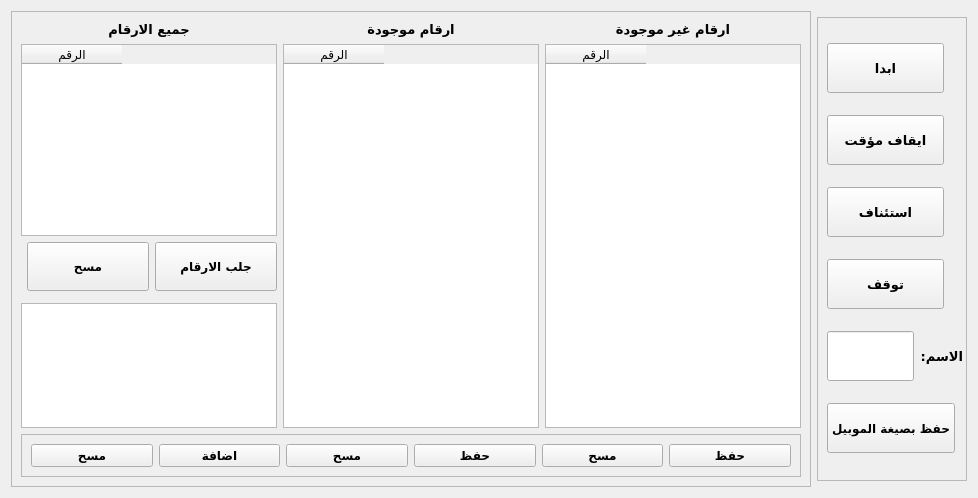
         <widget class="QWidget" name="tab_2">
          <attribute name="title">
           <string>فحص الارقام</string>
          </attribute>
          <layout class="QGridLayout" name="gridLayout_9">
           <item row="0" column="0" rowspan="3">
            <widget class="QFrame" name="frame_8">
             <property name="frameShape">
              <enum>QFrame::StyledPanel</enum>
             </property>
             <property name="frameShadow">
              <enum>QFrame::Raised</enum>
             </property>
             <layout class="QGridLayout" name="gridLayout_6">
              <item row="1" column="3" rowspan="6" colspan="2">
               <widget class="QTableWidget" name="tableWidget_8">
                <property name="sizePolicy">
                 <sizepolicy hsizetype="Expanding" vsizetype="Expanding">
                  <horstretch>0</horstretch>
                  <verstretch>0</verstretch>
                 </sizepolicy>
                </property>
                <property name="layoutDirection">
                 <enum>Qt::LeftToRight</enum>
                </property>
                <property name="autoFillBackground">
                 <bool>false</bool>
                </property>
                <property name="styleSheet">
                 <string notr="true"/>
                </property>
                <property name="textElideMode">
                 <enum>Qt::ElideRight</enum>
                </property>
                <property name="sortingEnabled">
                 <bool>false</bool>
                </property>
                <attribute name="horizontalHeaderStretchLastSection">
                 <bool>false</bool>
                </attribute>
                <attribute name="verticalHeaderCascadingSectionResizes">
                 <bool>false</bool>
                </attribute>
                <column>
                 <property name="text">
                  <string>الرقم</string>
                 </property>
                </column>
               </widget>
              </item>
              <item row="4" column="1">
               <widget class="QPushButton" name="pushButton_14">
                <property name="sizePolicy">
                 <sizepolicy hsizetype="Expanding" vsizetype="Expanding">
                  <horstretch>0</horstretch>
                  <verstretch>0</verstretch>
                 </sizepolicy>
                </property>
                <property name="maximumSize">
                 <size>
                  <width>16777215</width>
                  <height>50</height>
                 </size>
                </property>
                <property name="font">
                 <font>
                  <family>Almarai</family>
                  <pointsize>9</pointsize>
                  <weight>75</weight>
                  <bold>true</bold>
                 </font>
                </property>
                <property name="cursor">
                 <cursorShape>PointingHandCursor</cursorShape>
                </property>
                <property name="text">
                 <string>مسح</string>
                </property>
                <property name="iconSize">
                 <size>
                  <width>200</width>
                  <height>50</height>
                 </size>
                </property>
               </widget>
              </item>
              <item row="6" column="0" colspan="3">
               <widget class="QTextEdit" name="textEdit_3">
                <property name="sizePolicy">
                 <sizepolicy hsizetype="Expanding" vsizetype="Expanding">
                  <horstretch>0</horstretch>
                  <verstretch>0</verstretch>
                 </sizepolicy>
                </property>
                <property name="minimumSize">
                 <size>
                  <width>0</width>
                  <height>0</height>
                 </size>
                </property>
                <property name="maximumSize">
                 <size>
                  <width>16777215</width>
                  <height>125</height>
                 </size>
                </property>
                <property name="font">
                 <font>
                  <pointsize>11</pointsize>
                 </font>
                </property>
               </widget>
              </item>
              <item row="4" column="2">
               <widget class="QPushButton" name="pushButton_9">
                <property name="sizePolicy">
                 <sizepolicy hsizetype="Expanding" vsizetype="Expanding">
                  <horstretch>0</horstretch>
                  <verstretch>0</verstretch>
                 </sizepolicy>
                </property>
                <property name="maximumSize">
                 <size>
                  <width>16777215</width>
                  <height>50</height>
                 </size>
                </property>
                <property name="font">
                 <font>
                  <family>Almarai</family>
                  <pointsize>9</pointsize>
                  <weight>75</weight>
                  <bold>true</bold>
                 </font>
                </property>
                <property name="cursor">
                 <cursorShape>PointingHandCursor</cursorShape>
                </property>
                <property name="text">
                 <string>جلب الارقام</string>
                </property>
                <property name="iconSize">
                 <size>
                  <width>200</width>
                  <height>50</height>
                 </size>
                </property>
               </widget>
              </item>
              <item row="0" column="5" colspan="2">
               <widget class="QLabel" name="label_10">
                <property name="sizePolicy">
                 <sizepolicy hsizetype="Expanding" vsizetype="Expanding">
                  <horstretch>0</horstretch>
                  <verstretch>0</verstretch>
                 </sizepolicy>
                </property>
                <property name="maximumSize">
                 <size>
                  <width>16777215</width>
                  <height>30</height>
                 </size>
                </property>
                <property name="font">
                 <font>
                  <family>Almarai</family>
                  <pointsize>10</pointsize>
                  <weight>75</weight>
                  <bold>true</bold>
                 </font>
                </property>
                <property name="layoutDirection">
                 <enum>Qt::LeftToRight</enum>
                </property>
                <property name="text">
                 <string>ارقام غير موجودة</string>
                </property>
                <property name="alignment">
                 <set>Qt::AlignCenter</set>
                </property>
               </widget>
              </item>
              <item row="0" column="3" colspan="2">
               <widget class="QLabel" name="label_9">
                <property name="sizePolicy">
                 <sizepolicy hsizetype="Expanding" vsizetype="Expanding">
                  <horstretch>0</horstretch>
                  <verstretch>0</verstretch>
                 </sizepolicy>
                </property>
                <property name="maximumSize">
                 <size>
                  <width>16777215</width>
                  <height>30</height>
                 </size>
                </property>
                <property name="font">
                 <font>
                  <family>Almarai</family>
                  <pointsize>10</pointsize>
                  <weight>75</weight>
                  <bold>true</bold>
                 </font>
                </property>
                <property name="layoutDirection">
                 <enum>Qt::LeftToRight</enum>
                </property>
                <property name="text">
                 <string>ارقام موجودة</string>
                </property>
                <property name="alignment">
                 <set>Qt::AlignCenter</set>
                </property>
               </widget>
              </item>
              <item row="1" column="5" rowspan="6" colspan="2">
               <widget class="QTableWidget" name="tableWidget_9">
                <property name="sizePolicy">
                 <sizepolicy hsizetype="Expanding" vsizetype="Expanding">
                  <horstretch>0</horstretch>
                  <verstretch>0</verstretch>
                 </sizepolicy>
                </property>
                <property name="layoutDirection">
                 <enum>Qt::LeftToRight</enum>
                </property>
                <property name="autoFillBackground">
                 <bool>false</bool>
                </property>
                <property name="textElideMode">
                 <enum>Qt::ElideRight</enum>
                </property>
                <attribute name="horizontalHeaderStretchLastSection">
                 <bool>false</bool>
                </attribute>
                <column>
                 <property name="text">
                  <string>الرقم</string>
                 </property>
                </column>
               </widget>
              </item>
              <item row="0" column="0" colspan="3">
               <widget class="QLabel" name="label_8">
                <property name="sizePolicy">
                 <sizepolicy hsizetype="Expanding" vsizetype="Expanding">
                  <horstretch>0</horstretch>
                  <verstretch>0</verstretch>
                 </sizepolicy>
                </property>
                <property name="maximumSize">
                 <size>
                  <width>16777215</width>
                  <height>30</height>
                 </size>
                </property>
                <property name="font">
                 <font>
                  <family>Almarai</family>
                  <pointsize>10</pointsize>
                  <weight>75</weight>
                  <bold>true</bold>
                 </font>
                </property>
                <property name="layoutDirection">
                 <enum>Qt::LeftToRight</enum>
                </property>
                <property name="text">
                 <string>جميع الارقام</string>
                </property>
                <property name="alignment">
                 <set>Qt::AlignCenter</set>
                </property>
               </widget>
              </item>
              <item row="1" column="0" rowspan="3" colspan="3">
               <widget class="QTableWidget" name="tableWidget_2">
                <property name="sizePolicy">
                 <sizepolicy hsizetype="Expanding" vsizetype="Expanding">
                  <horstretch>0</horstretch>
                  <verstretch>0</verstretch>
                 </sizepolicy>
                </property>
                <property name="layoutDirection">
                 <enum>Qt::LeftToRight</enum>
                </property>
                <property name="autoFillBackground">
                 <bool>false</bool>
                </property>
                <property name="textElideMode">
                 <enum>Qt::ElideRight</enum>
                </property>
                <attribute name="horizontalHeaderStretchLastSection">
                 <bool>false</bool>
                </attribute>
                <column>
                 <property name="text">
                  <string>الرقم</string>
                 </property>
                </column>
               </widget>
              </item>
              <item row="7" column="0" colspan="7">
               <widget class="QFrame" name="frame_27">
                <property name="maximumSize">
                 <size>
                  <width>16777215</width>
                  <height>60</height>
                 </size>
                </property>
                <property name="frameShape">
                 <enum>QFrame::StyledPanel</enum>
                </property>
                <property name="frameShadow">
                 <enum>QFrame::Raised</enum>
                </property>
                <layout class="QGridLayout" name="gridLayout_31">
                 <item row="0" column="0">
                  <widget class="QPushButton" name="pushButton_42">
                   <property name="sizePolicy">
                    <sizepolicy hsizetype="Expanding" vsizetype="Expanding">
                     <horstretch>0</horstretch>
                     <verstretch>0</verstretch>
                    </sizepolicy>
                   </property>
                   <property name="maximumSize">
                    <size>
                     <width>16777215</width>
                     <height>50</height>
                    </size>
                   </property>
                   <property name="font">
                    <font>
                     <family>Almarai</family>
                     <pointsize>9</pointsize>
                     <weight>75</weight>
                     <bold>true</bold>
                    </font>
                   </property>
                   <property name="cursor">
                    <cursorShape>PointingHandCursor</cursorShape>
                   </property>
                   <property name="text">
                    <string>مسح</string>
                   </property>
                   <property name="iconSize">
                    <size>
                     <width>200</width>
                     <height>50</height>
                    </size>
                   </property>
                  </widget>
                 </item>
                 <item row="0" column="1">
                  <widget class="QPushButton" name="pushButton_43">
                   <property name="sizePolicy">
                    <sizepolicy hsizetype="Expanding" vsizetype="Expanding">
                     <horstretch>0</horstretch>
                     <verstretch>0</verstretch>
                    </sizepolicy>
                   </property>
                   <property name="maximumSize">
                    <size>
                     <width>16777215</width>
                     <height>50</height>
                    </size>
                   </property>
                   <property name="font">
                    <font>
                     <family>Almarai</family>
                     <pointsize>9</pointsize>
                     <weight>75</weight>
                     <bold>true</bold>
                    </font>
                   </property>
                   <property name="cursor">
                    <cursorShape>PointingHandCursor</cursorShape>
                   </property>
                   <property name="text">
                    <string>اضافة</string>
                   </property>
                   <property name="iconSize">
                    <size>
                     <width>200</width>
                     <height>50</height>
                    </size>
                   </property>
                  </widget>
                 </item>
                 <item row="0" column="2">
                  <widget class="QPushButton" name="pushButton_23">
                   <property name="sizePolicy">
                    <sizepolicy hsizetype="Expanding" vsizetype="Expanding">
                     <horstretch>0</horstretch>
                     <verstretch>0</verstretch>
                    </sizepolicy>
                   </property>
                   <property name="maximumSize">
                    <size>
                     <width>16777215</width>
                     <height>50</height>
                    </size>
                   </property>
                   <property name="font">
                    <font>
                     <family>Almarai</family>
                     <pointsize>9</pointsize>
                     <weight>75</weight>
                     <bold>true</bold>
                    </font>
                   </property>
                   <property name="cursor">
                    <cursorShape>PointingHandCursor</cursorShape>
                   </property>
                   <property name="text">
                    <string>مسح</string>
                   </property>
                   <property name="iconSize">
                    <size>
                     <width>200</width>
                     <height>50</height>
                    </size>
                   </property>
                  </widget>
                 </item>
                 <item row="0" column="3">
                  <widget class="QPushButton" name="pushButton_13">
                   <property name="sizePolicy">
                    <sizepolicy hsizetype="Expanding" vsizetype="Expanding">
                     <horstretch>0</horstretch>
                     <verstretch>0</verstretch>
                    </sizepolicy>
                   </property>
                   <property name="maximumSize">
                    <size>
                     <width>16777215</width>
                     <height>50</height>
                    </size>
                   </property>
                   <property name="font">
                    <font>
                     <family>Almarai</family>
                     <pointsize>9</pointsize>
                     <weight>75</weight>
                     <bold>true</bold>
                    </font>
                   </property>
                   <property name="cursor">
                    <cursorShape>PointingHandCursor</cursorShape>
                   </property>
                   <property name="text">
                    <string>حفظ</string>
                   </property>
                   <property name="iconSize">
                    <size>
                     <width>200</width>
                     <height>50</height>
                    </size>
                   </property>
                  </widget>
                 </item>
                 <item row="0" column="4">
                  <widget class="QPushButton" name="pushButton_37">
                   <property name="sizePolicy">
                    <sizepolicy hsizetype="Expanding" vsizetype="Expanding">
                     <horstretch>0</horstretch>
                     <verstretch>0</verstretch>
                    </sizepolicy>
                   </property>
                   <property name="maximumSize">
                    <size>
                     <width>16777215</width>
                     <height>50</height>
                    </size>
                   </property>
                   <property name="font">
                    <font>
                     <family>Almarai</family>
                     <pointsize>9</pointsize>
                     <weight>75</weight>
                     <bold>true</bold>
                    </font>
                   </property>
                   <property name="cursor">
                    <cursorShape>PointingHandCursor</cursorShape>
                   </property>
                   <property name="text">
                    <string>مسح</string>
                   </property>
                   <property name="iconSize">
                    <size>
                     <width>200</width>
                     <height>50</height>
                    </size>
                   </property>
                  </widget>
                 </item>
                 <item row="0" column="5">
                  <widget class="QPushButton" name="pushButton_36">
                   <property name="sizePolicy">
                    <sizepolicy hsizetype="Expanding" vsizetype="Expanding">
                     <horstretch>0</horstretch>
                     <verstretch>0</verstretch>
                    </sizepolicy>
                   </property>
                   <property name="maximumSize">
                    <size>
                     <width>16777215</width>
                     <height>50</height>
                    </size>
                   </property>
                   <property name="font">
                    <font>
                     <family>Almarai</family>
                     <pointsize>9</pointsize>
                     <weight>75</weight>
                     <bold>true</bold>
                    </font>
                   </property>
                   <property name="cursor">
                    <cursorShape>PointingHandCursor</cursorShape>
                   </property>
                   <property name="text">
                    <string>حفظ</string>
                   </property>
                   <property name="iconSize">
                    <size>
                     <width>200</width>
                     <height>50</height>
                    </size>
                   </property>
                  </widget>
                 </item>
                </layout>
               </widget>
              </item>
             </layout>
            </widget>
           </item>
           <item row="1" column="1">
            <widget class="QFrame" name="frame_7">
             <property name="sizePolicy">
              <sizepolicy hsizetype="Expanding" vsizetype="Expanding">
               <horstretch>0</horstretch>
               <verstretch>0</verstretch>
              </sizepolicy>
             </property>
             <property name="maximumSize">
              <size>
               <width>150</width>
               <height>16777215</height>
              </size>
             </property>
             <property name="frameShape">
              <enum>QFrame::StyledPanel</enum>
             </property>
             <property name="frameShadow">
              <enum>QFrame::Raised</enum>
             </property>
             <layout class="QGridLayout" name="gridLayout_7">
              <property name="rightMargin">
               <number>3</number>
              </property>
              <item row="4" column="0">
               <widget class="QLineEdit" name="lineEdit_2">
                <property name="sizePolicy">
                 <sizepolicy hsizetype="Expanding" vsizetype="Expanding">
                  <horstretch>0</horstretch>
                  <verstretch>0</verstretch>
                 </sizepolicy>
                </property>
                <property name="maximumSize">
                 <size>
                  <width>100</width>
                  <height>50</height>
                 </size>
                </property>
                <property name="font">
                 <font>
                  <pointsize>11</pointsize>
                 </font>
                </property>
                <property name="alignment">
                 <set>Qt::AlignCenter</set>
                </property>
               </widget>
              </item>
              <item row="4" column="1">
               <widget class="QLabel" name="label_16">
                <property name="sizePolicy">
                 <sizepolicy hsizetype="Expanding" vsizetype="Expanding">
                  <horstretch>0</horstretch>
                  <verstretch>0</verstretch>
                 </sizepolicy>
                </property>
                <property name="maximumSize">
                 <size>
                  <width>50</width>
                  <height>40</height>
                 </size>
                </property>
                <property name="font">
                 <font>
                  <family>Almarai</family>
                  <pointsize>10</pointsize>
                  <weight>75</weight>
                  <bold>true</bold>
                 </font>
                </property>
                <property name="text">
                 <string>الاسم:</string>
                </property>
               </widget>
              </item>
              <item row="0" column="0" colspan="2">
               <widget class="QPushButton" name="pushButton_7">
                <property name="sizePolicy">
                 <sizepolicy hsizetype="Expanding" vsizetype="Expanding">
                  <horstretch>0</horstretch>
                  <verstretch>0</verstretch>
                 </sizepolicy>
                </property>
                <property name="maximumSize">
                 <size>
                  <width>117</width>
                  <height>50</height>
                 </size>
                </property>
                <property name="font">
                 <font>
                  <family>Almarai</family>
                  <pointsize>10</pointsize>
                  <weight>75</weight>
                  <bold>true</bold>
                 </font>
                </property>
                <property name="cursor">
                 <cursorShape>PointingHandCursor</cursorShape>
                </property>
                <property name="text">
                 <string>ابدا</string>
                </property>
                <property name="iconSize">
                 <size>
                  <width>200</width>
                  <height>50</height>
                 </size>
                </property>
               </widget>
              </item>
              <item row="1" column="0" colspan="2">
               <widget class="QPushButton" name="pushButton_10">
                <property name="sizePolicy">
                 <sizepolicy hsizetype="Expanding" vsizetype="Expanding">
                  <horstretch>0</horstretch>
                  <verstretch>0</verstretch>
                 </sizepolicy>
                </property>
                <property name="maximumSize">
                 <size>
                  <width>117</width>
                  <height>50</height>
                 </size>
                </property>
                <property name="font">
                 <font>
                  <family>Almarai</family>
                  <pointsize>10</pointsize>
                  <weight>75</weight>
                  <bold>true</bold>
                 </font>
                </property>
                <property name="cursor">
                 <cursorShape>PointingHandCursor</cursorShape>
                </property>
                <property name="text">
                 <string>ايقاف مؤقت</string>
                </property>
                <property name="iconSize">
                 <size>
                  <width>200</width>
                  <height>50</height>
                 </size>
                </property>
               </widget>
              </item>
              <item row="2" column="0" colspan="2">
               <widget class="QPushButton" name="pushButton_11">
                <property name="sizePolicy">
                 <sizepolicy hsizetype="Expanding" vsizetype="Expanding">
                  <horstretch>0</horstretch>
                  <verstretch>0</verstretch>
                 </sizepolicy>
                </property>
                <property name="maximumSize">
                 <size>
                  <width>117</width>
                  <height>50</height>
                 </size>
                </property>
                <property name="font">
                 <font>
                  <family>Almarai</family>
                  <pointsize>10</pointsize>
                  <weight>75</weight>
                  <bold>true</bold>
                 </font>
                </property>
                <property name="cursor">
                 <cursorShape>PointingHandCursor</cursorShape>
                </property>
                <property name="text">
                 <string>استئناف</string>
                </property>
                <property name="iconSize">
                 <size>
                  <width>200</width>
                  <height>50</height>
                 </size>
                </property>
               </widget>
              </item>
              <item row="3" column="0" colspan="2">
               <widget class="QPushButton" name="pushButton_12">
                <property name="sizePolicy">
                 <sizepolicy hsizetype="Expanding" vsizetype="Expanding">
                  <horstretch>0</horstretch>
                  <verstretch>0</verstretch>
                 </sizepolicy>
                </property>
                <property name="maximumSize">
                 <size>
                  <width>117</width>
                  <height>50</height>
                 </size>
                </property>
                <property name="font">
                 <font>
                  <family>Almarai</family>
                  <pointsize>10</pointsize>
                  <weight>75</weight>
                  <bold>true</bold>
                 </font>
                </property>
                <property name="cursor">
                 <cursorShape>PointingHandCursor</cursorShape>
                </property>
                <property name="text">
                 <string>توقف</string>
                </property>
                <property name="iconSize">
                 <size>
                  <width>200</width>
                  <height>50</height>
                 </size>
                </property>
               </widget>
              </item>
              <item row="5" column="0" colspan="2">
               <widget class="QPushButton" name="pushButton_46">
                <property name="sizePolicy">
                 <sizepolicy hsizetype="Expanding" vsizetype="Expanding">
                  <horstretch>0</horstretch>
                  <verstretch>0</verstretch>
                 </sizepolicy>
                </property>
                <property name="maximumSize">
                 <size>
                  <width>128</width>
                  <height>50</height>
                 </size>
                </property>
                <property name="font">
                 <font>
                  <family>Almarai</family>
                  <pointsize>9</pointsize>
                  <weight>75</weight>
                  <bold>true</bold>
                 </font>
                </property>
                <property name="cursor">
                 <cursorShape>PointingHandCursor</cursorShape>
                </property>
                <property name="text">
                 <string>حفظ بصيغة الموبيل</string>
                </property>
                <property name="iconSize">
                 <size>
                  <width>200</width>
                  <height>50</height>
                 </size>
                </property>
               </widget>
              </item>
             </layout>
            </widget>
           </item>
          </layout>
         </widget>
